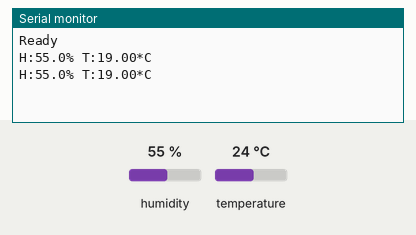
A sketch run on a simulated Arduino Uno, built with avr-gcc and run on an emulated ATmega328P. On the bench: the last lines printed to the serial monitor. The inputs (shaded band) are chosen by the test bench; at power-on: humidity 55 %, temperature 24 °C.

Above: at 1.3 s.
1.4 s: humidity set to 22 %
At 3.9 s:
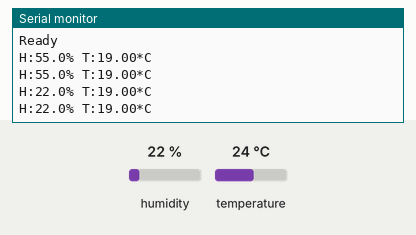
4.1 s: temperature set to 12 °C
At 4.7 s:
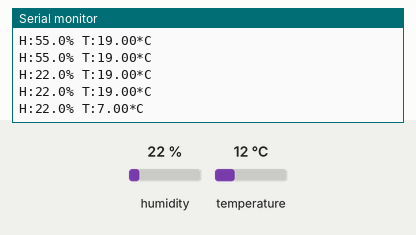
6.8 s: humidity set to 40 %
At 7.9 s:
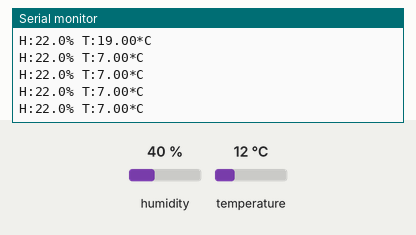
Timing chart, 0 to 9.8 s (numbered marks = the images above; inputs shaded):
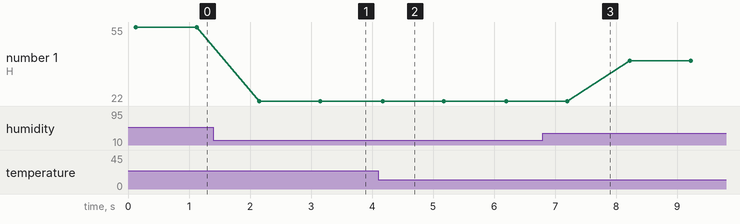

The sketch:

DHT_1.ino
```cpp
#include "DHT.h"
#define DHT_TYPE DHT11
const int DHT_PIN = 2; // 使用數位腳 2
const int DHT_DELTA = -5;
DHT dht(DHT_PIN, DHT_TYPE); // 初始化 dht

void setup() {
  delay(100);
  Serial.begin(9600);
  dht.begin(); // 啟動 dht
  Serial.println("Ready");

}

void loop() {
  float h = dht.readHumidity(); // 濕度
  float t = dht.readTemperature(false); // 溫度 true: 華氏, false(預設): 攝氏
  if(isnan(h) || isnan(t)) { // nan -> not a number
    Serial.println("No dht data !!");
    delay(1000);
    return;
  }
  // 溫度 delta 調整
  t = t + DHT_DELTA;
  Serial.print("H:");
  Serial.print(h, 1);
  Serial.print("% T:");
  Serial.print(t, 2);
  Serial.println("*C");
  delay(1000);
}
```

Measured:
- after the input at 1.4 s, the serial monitor: prints a new line after 0.75 s (image 1)
- after the input at 4.1 s, the serial monitor: prints a new line after 0.07 s (image 2)
- plotted number 1: 55 → 22 after the input at 1.4 s, 22 → 40 after the input at 6.8 s
